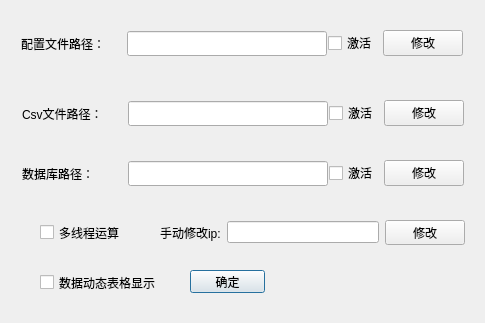
<?xml version="1.0" encoding="UTF-8"?>
<ui version="4.0">
 <class>EnvironmentConfig</class>
 <widget class="QDialog" name="EnvironmentConfig">
  <property name="geometry">
   <rect>
    <x>0</x>
    <y>0</y>
    <width>485</width>
    <height>323</height>
   </rect>
  </property>
  <property name="windowTitle">
   <string>Dialog</string>
  </property>
  <widget class="QCheckBox" name="Multithread_checkBox">
   <property name="geometry">
    <rect>
     <x>40</x>
     <y>220</y>
     <width>125</width>
     <height>25</height>
    </rect>
   </property>
   <property name="minimumSize">
    <size>
     <width>125</width>
     <height>25</height>
    </size>
   </property>
   <property name="maximumSize">
    <size>
     <width>125</width>
     <height>25</height>
    </size>
   </property>
   <property name="text">
    <string>多线程运算</string>
   </property>
  </widget>
  <widget class="QCheckBox" name="ShowOnLabel_checkBox">
   <property name="geometry">
    <rect>
     <x>40</x>
     <y>270</y>
     <width>150</width>
     <height>25</height>
    </rect>
   </property>
   <property name="minimumSize">
    <size>
     <width>150</width>
     <height>25</height>
    </size>
   </property>
   <property name="maximumSize">
    <size>
     <width>150</width>
     <height>15</height>
    </size>
   </property>
   <property name="text">
    <string>数据动态表格显示</string>
   </property>
  </widget>
  <widget class="QPushButton" name="Accept_pushButton">
   <property name="geometry">
    <rect>
     <x>190</x>
     <y>270</y>
     <width>75</width>
     <height>23</height>
    </rect>
   </property>
   <property name="text">
    <string>确定</string>
   </property>
  </widget>
  <widget class="QWidget" name="layoutWidget">
   <property name="geometry">
    <rect>
     <x>21</x>
     <y>30</y>
     <width>442</width>
     <height>27</height>
    </rect>
   </property>
   <layout class="QHBoxLayout" name="horizontalLayout">
    <item>
     <widget class="QLabel" name="label">
      <property name="minimumSize">
       <size>
        <width>100</width>
        <height>25</height>
       </size>
      </property>
      <property name="maximumSize">
       <size>
        <width>100</width>
        <height>25</height>
       </size>
      </property>
      <property name="text">
       <string>配置文件路径：</string>
      </property>
     </widget>
    </item>
    <item>
     <widget class="QLineEdit" name="ConfigFile_lineEdit">
      <property name="minimumSize">
       <size>
        <width>200</width>
        <height>25</height>
       </size>
      </property>
     </widget>
    </item>
    <item>
     <widget class="QCheckBox" name="ConfigActivatied_checkBox">
      <property name="text">
       <string>激活</string>
      </property>
     </widget>
    </item>
    <item>
     <widget class="QPushButton" name="ChangeConfigAddrpushButton">
      <property name="text">
       <string>修改</string>
      </property>
     </widget>
    </item>
   </layout>
  </widget>
  <widget class="QWidget" name="layoutWidget">
   <property name="geometry">
    <rect>
     <x>22</x>
     <y>100</y>
     <width>442</width>
     <height>27</height>
    </rect>
   </property>
   <layout class="QHBoxLayout" name="horizontalLayout_2">
    <item>
     <widget class="QLabel" name="label_2">
      <property name="minimumSize">
       <size>
        <width>100</width>
        <height>25</height>
       </size>
      </property>
      <property name="maximumSize">
       <size>
        <width>100</width>
        <height>25</height>
       </size>
      </property>
      <property name="text">
       <string>Csv文件路径：</string>
      </property>
     </widget>
    </item>
    <item>
     <widget class="QLineEdit" name="CSVaddr_lineEdit">
      <property name="minimumSize">
       <size>
        <width>200</width>
        <height>25</height>
       </size>
      </property>
     </widget>
    </item>
    <item>
     <widget class="QCheckBox" name="CsvActivatied_checkBox">
      <property name="text">
       <string>激活</string>
      </property>
     </widget>
    </item>
    <item>
     <widget class="QPushButton" name="ChangeCsvAddrpushButton">
      <property name="text">
       <string>修改</string>
      </property>
     </widget>
    </item>
   </layout>
  </widget>
  <widget class="QWidget" name="layoutWidget">
   <property name="geometry">
    <rect>
     <x>22</x>
     <y>160</y>
     <width>442</width>
     <height>27</height>
    </rect>
   </property>
   <layout class="QHBoxLayout" name="horizontalLayout_3">
    <item>
     <widget class="QLabel" name="label_3">
      <property name="minimumSize">
       <size>
        <width>100</width>
        <height>25</height>
       </size>
      </property>
      <property name="maximumSize">
       <size>
        <width>100</width>
        <height>25</height>
       </size>
      </property>
      <property name="text">
       <string>数据库路径：</string>
      </property>
     </widget>
    </item>
    <item>
     <widget class="QLineEdit" name="DataBase_lineEdit">
      <property name="minimumSize">
       <size>
        <width>200</width>
        <height>25</height>
       </size>
      </property>
     </widget>
    </item>
    <item>
     <widget class="QCheckBox" name="DataBaseActivatied_checkbox">
      <property name="text">
       <string>激活</string>
      </property>
     </widget>
    </item>
    <item>
     <widget class="QPushButton" name="ChangeDBaddrpushButton">
      <property name="text">
       <string>修改</string>
      </property>
     </widget>
    </item>
   </layout>
  </widget>
  <widget class="QWidget" name="">
   <property name="geometry">
    <rect>
     <x>160</x>
     <y>220</y>
     <width>305</width>
     <height>25</height>
    </rect>
   </property>
   <layout class="QHBoxLayout" name="horizontalLayout_4">
    <item>
     <widget class="QLabel" name="label_4">
      <property name="text">
       <string>手动修改ip:</string>
      </property>
     </widget>
    </item>
    <item>
     <widget class="QLineEdit" name="IpInput_lineEdit">
      <property name="minimumSize">
       <size>
        <width>150</width>
        <height>0</height>
       </size>
      </property>
     </widget>
    </item>
    <item>
     <widget class="QPushButton" name="ChangeIp_pushButton">
      <property name="text">
       <string>修改</string>
      </property>
     </widget>
    </item>
   </layout>
  </widget>
 </widget>
 <resources/>
 <connections/>
</ui>
